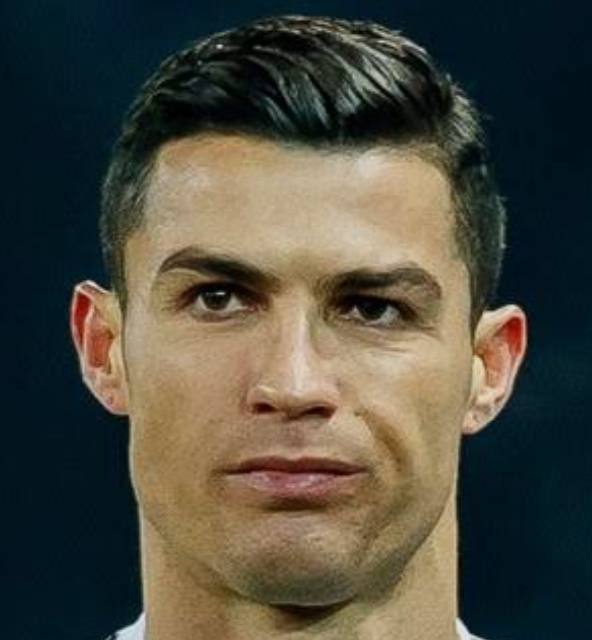
#> input picture uploads/profil/dosen_1234567.png, 592 x 640 px
$ python -i liveness_temporal.py   (imports and definitions only)
#> lines starting #> are read from the running program, lines starting #| are printed output that depends on the picture
import cv2
import numpy as np


def hitung_variasi_antar_frame(frame_list: list[np.ndarray]) -> dict:
    if len(frame_list) < 2:
        return {
            "rata_rata_diff": 0.0,
            "std_diff": 0.0,
            "diff_per_frame": []
        }

    ukuran_seragam = (150, 150)
    frames_gray = []
    for f in frame_list:
        gray = cv2.cvtColor(f, cv2.COLOR_BGR2GRAY)
        gray = cv2.resize(gray, ukuran_seragam)
        gray = cv2.GaussianBlur(gray, (3, 3), 0)
        frames_gray.append(gray.astype(np.float32))

    diff_per_frame = []
    for i in range(len(frames_gray) - 1):
        diff = cv2.absdiff(frames_gray[i], frames_gray[i + 1])
        skor_diff = float(diff.mean())
        diff_per_frame.append(round(skor_diff, 4))

    rata_rata_diff = float(np.mean(diff_per_frame))
    std_diff = float(np.std(diff_per_frame))

    return {
        "rata_rata_diff": round(rata_rata_diff, 4),
        "std_diff": round(std_diff, 4),
        "diff_per_frame": diff_per_frame
    }


# [48 lines left out: function cek_liveness_temporal, not called in this run]

>>> import cv2
>>> picture = cv2.imread('../uploads/profil/dosen_1234567.png', cv2.IMREAD_GRAYSCALE)
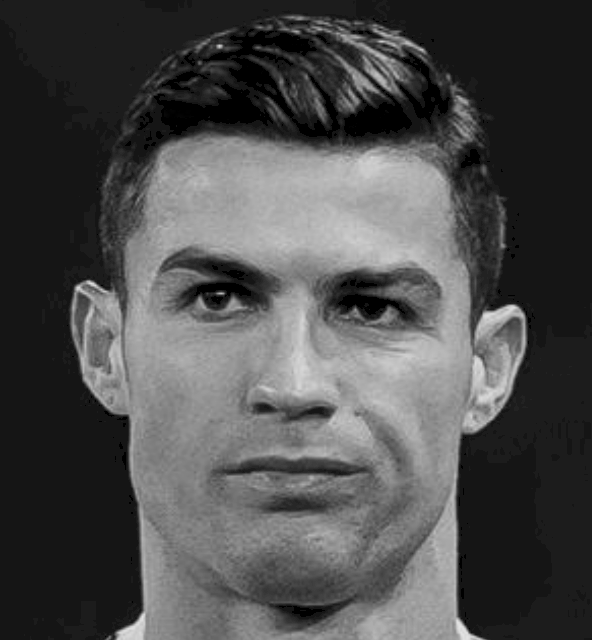
#> picture: shape (640, 592); min 0, max 228, mean 76.8
#> the loop in hitung_variasi_antar_frame, `for f in frame_list:` made 1 pass
#> after the loop in hitung_variasi_antar_frame, `for f in frame_list:`: frames_gray = []
#> (the run stopped early here; a loop or call above may not have finished)
